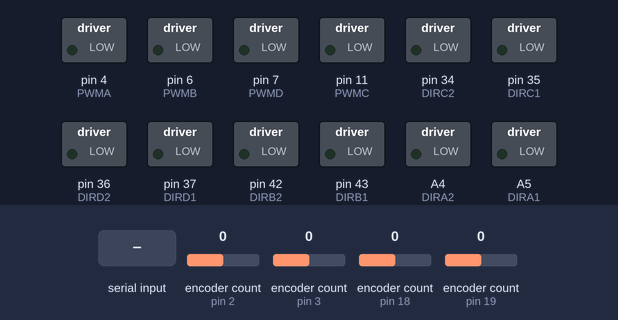
A sketch run on a simulated Arduino Mega 2560, built with avr-gcc and run on an emulated ATmega2560. Shown: switched loads named in the sketch (green lamp = pin HIGH). Inputs (shaded band) come from the test bench; at power-on: encoder count (sensors on pin 2, pin 3, pin 18, pin 19) 0. What the sketch prints to the serial monitor is not drawn.

Above: at 1.2 s.
1.3 s: "w\n" received over Serial
2.8 s: byte 119 ('w') received over Serial
At 3.4 s:
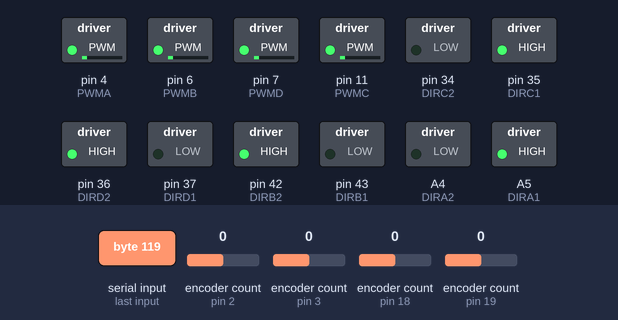
5.1 s: byte 115 ('s') received over Serial
At 5.5 s:
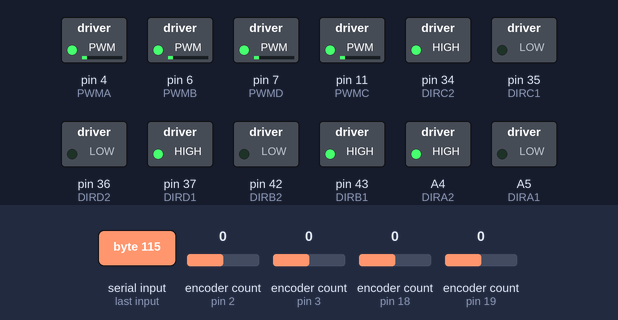
Timing chart, 0 to 8.1 s (numbered marks = the images above; inputs shaded):
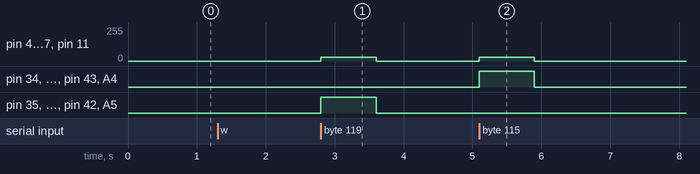

The sketch:

mobile_base.ino
```cpp
#include <Encoder.h>

// ===== 모터 핀 정의: 네가 확인한 정상 동작 핀 기준 =====
#define PWMA 4
#define DIRA1 A5
#define DIRA2 A4

#define PWMB 6
#define DIRB1 43
#define DIRB2 42

#define PWMC 11
#define DIRC1 35
#define DIRC2 34

#define PWMD 7
#define DIRD1 37
#define DIRD2 36

// ===== Encoder 핀 =====
// 실제 확인된 encoder 커넥터 기준
Encoder encA(18, 31);   // 실제 RF
Encoder encB(19, 38);   // 실제 LF, 부호 반대
Encoder encC(3, 49);    // 실제 RR
Encoder encD(2, A1);    // 실제 LR, 부호 반대

// ===== 속도 설정 =====
int Motor_PWM = 30;

// encoder 출력 주기
const unsigned long ENC_PERIOD_MS = 100;
unsigned long lastEncMs = 0;

// 명령 timeout: 키 입력 끊기면 자동 정지
const unsigned long CMD_TIMEOUT_MS = 800;
unsigned long lastCmdMs = 0;

// ===== 모터 제어 매크로: 네 기존 코드 그대로 =====
#define MOTORA_FORWARD(pwm)    do{digitalWrite(DIRA1,HIGH); digitalWrite(DIRA2,LOW);  analogWrite(PWMA,pwm);}while(0)
#define MOTORA_BACKOFF(pwm)    do{digitalWrite(DIRA1,LOW);  digitalWrite(DIRA2,HIGH); analogWrite(PWMA,pwm);}while(0)
#define MOTORA_STOP()          do{digitalWrite(DIRA1,LOW);  digitalWrite(DIRA2,LOW);  analogWrite(PWMA,0);}while(0)

#define MOTORB_FORWARD(pwm)    do{digitalWrite(DIRB1,LOW);  digitalWrite(DIRB2,HIGH); analogWrite(PWMB,pwm);}while(0)
#define MOTORB_BACKOFF(pwm)    do{digitalWrite(DIRB1,HIGH); digitalWrite(DIRB2,LOW);  analogWrite(PWMB,pwm);}while(0)
#define MOTORB_STOP()          do{digitalWrite(DIRB1,LOW);  digitalWrite(DIRB2,LOW);  analogWrite(PWMB,0);}while(0)

#define MOTORC_FORWARD(pwm)    do{digitalWrite(DIRC1,HIGH); digitalWrite(DIRC2,LOW);  analogWrite(PWMC,pwm);}while(0)
#define MOTORC_BACKOFF(pwm)    do{digitalWrite(DIRC1,LOW);  digitalWrite(DIRC2,HIGH); analogWrite(PWMC,pwm);}while(0)
#define MOTORC_STOP()          do{digitalWrite(DIRC1,LOW);  digitalWrite(DIRC2,LOW);  analogWrite(PWMC,0);}while(0)

#define MOTORD_FORWARD(pwm)    do{digitalWrite(DIRD1,LOW);  digitalWrite(DIRD2,HIGH); analogWrite(PWMD,pwm);}while(0)
#define MOTORD_BACKOFF(pwm)    do{digitalWrite(DIRD1,HIGH); digitalWrite(DIRD2,LOW);  analogWrite(PWMD,pwm);}while(0)
#define MOTORD_STOP()          do{digitalWrite(DIRD1,LOW);  digitalWrite(DIRD2,LOW);  analogWrite(PWMD,0);}while(0)

// ===== 기본 이동 =====
void moveForward() {
  MOTORA_FORWARD(Motor_PWM);
  MOTORB_FORWARD(Motor_PWM);
  MOTORC_FORWARD(Motor_PWM);
  MOTORD_FORWARD(Motor_PWM);
}

void moveBackward() {
  MOTORA_BACKOFF(Motor_PWM);
  MOTORB_BACKOFF(Motor_PWM);
  MOTORC_BACKOFF(Motor_PWM);
  MOTORD_BACKOFF(Motor_PWM);
}

void stopMotors() {
  MOTORA_STOP();
  MOTORB_STOP();
  MOTORC_STOP();
  MOTORD_STOP();
}

// ===== 회전 =====
void turnLeft() {
  MOTORA_BACKOFF(Motor_PWM);
  MOTORB_FORWARD(Motor_PWM);
  MOTORC_BACKOFF(Motor_PWM);
  MOTORD_FORWARD(Motor_PWM);
}

void turnRight() {
  MOTORA_FORWARD(Motor_PWM);
  MOTORB_BACKOFF(Motor_PWM);
  MOTORC_FORWARD(Motor_PWM);
  MOTORD_BACKOFF(Motor_PWM);
}

// ===== 메카넘 평행이동 =====
void strafeLeft() {
  MOTORA_BACKOFF(Motor_PWM);
  MOTORB_FORWARD(Motor_PWM);
  MOTORC_FORWARD(Motor_PWM);
  MOTORD_BACKOFF(Motor_PWM);
}

void strafeRight() {
  MOTORA_FORWARD(Motor_PWM);
  MOTORB_BACKOFF(Motor_PWM);
  MOTORC_BACKOFF(Motor_PWM);
  MOTORD_FORWARD(Motor_PWM);
}

// ===== 대각선 =====
void diagFrontLeft() {
  MOTORA_STOP();
  MOTORB_FORWARD(Motor_PWM);
  MOTORC_FORWARD(Motor_PWM);
  MOTORD_STOP();
}

void diagFrontRight() {
  MOTORA_FORWARD(Motor_PWM);
  MOTORB_STOP();
  MOTORC_STOP();
  MOTORD_FORWARD(Motor_PWM);
}

void diagBackLeft() {
  MOTORA_BACKOFF(Motor_PWM);
  MOTORB_STOP();
  MOTORC_STOP();
  MOTORD_BACKOFF(Motor_PWM);
}

void diagBackRight() {
  MOTORA_STOP();
  MOTORB_BACKOFF(Motor_PWM);
  MOTORC_BACKOFF(Motor_PWM);
  MOTORD_STOP();
}

// ===== Encoder 출력 =====
// 최종 출력: ENC LF RF LR RR
void publishEncoder() {
  long rawA = encA.read();     // 실제 RF
  long rawB = -encB.read();    // 실제 LF
  long rawC = encC.read();     // 실제 RR
  long rawD = -encD.read();    // 실제 LR

  long lf = rawB;
  long rf = rawA;
  long lr = rawD;
  long rr = rawC;

  Serial.print("ENC ");
  Serial.print(lf);
  Serial.print(" ");
  Serial.print(rf);
  Serial.print(" ");
  Serial.print(lr);
  Serial.print(" ");
  Serial.println(rr);
}

// ===== 명령 처리 =====
void handleCommand(char cmd) {
  if (cmd == '\n' || cmd == '\r') return;

  switch (cmd) {
    case 'w': case 'W':
      moveForward();
      lastCmdMs = millis();
      break;

    case 's': case 'S':
      moveBackward();
      lastCmdMs = millis();
      break;

    case 'a': case 'A':
      turnLeft();
      lastCmdMs = millis();
      break;

    case 'd': case 'D':
      turnRight();
      lastCmdMs = millis();
      break;

    case 'q': case 'Q':
      strafeLeft();
      lastCmdMs = millis();
      break;

    case 'e': case 'E':
      strafeRight();
      lastCmdMs = millis();
      break;

    case 'r': case 'R':
      diagFrontLeft();
      lastCmdMs = millis();
      break;

    case 't': case 'T':
      diagFrontRight();
      lastCmdMs = millis();
      break;

    case 'f': case 'F':
      diagBackLeft();
      lastCmdMs = millis();
      break;

    case 'g': case 'G':
      diagBackRight();
      lastCmdMs = millis();
      break;

    case 'x': case 'X':
      stopMotors();
      break;

    case 'l': case 'L':
      Motor_PWM += 10;
      if (Motor_PWM > 255) Motor_PWM = 255;
      break;

    case 'm': case 'M':
      Motor_PWM -= 10;
      if (Motor_PWM < 0) Motor_PWM = 0;
      break;
  }
}

// ===== 초기 설정 =====
void setup() {
  Serial.begin(115200);

  pinMode(PWMA, OUTPUT);
  pinMode(DIRA1, OUTPUT);
  pinMode(DIRA2, OUTPUT);

  pinMode(PWMB, OUTPUT);
  pinMode(DIRB1, OUTPUT);
  pinMode(DIRB2, OUTPUT);

  pinMode(PWMC, OUTPUT);
  pinMode(DIRC1, OUTPUT);
  pinMode(DIRC2, OUTPUT);

  pinMode(PWMD, OUTPUT);
  pinMode(DIRD1, OUTPUT);
  pinMode(DIRD2, OUTPUT);

  stopMotors();

  lastCmdMs = millis();
  lastEncMs = millis();

  Serial.println("READY TELEOP_WITH_ENCODER");
  Serial.println("FORMAT: ENC LF RF LR RR");
}

// ===== 메인 루프 =====
void loop() {
  unsigned long now = millis();

  while (Serial.available()) {
    char cmd = Serial.read();
    handleCommand(cmd);
  }

  // 명령 끊기면 자동 정지
  if (now - lastCmdMs > CMD_TIMEOUT_MS) {
    stopMotors();
  }

  // encoder 출력
  if (now - lastEncMs >= ENC_PERIOD_MS) {
    lastEncMs = now;
    publishEncoder();
  }
}
```

Measured:
- after the input at 2.8 s, pin 4 (PWMA), pin 6 (PWMB), pin 7 (PWMD), pin 11 (PWMC): 0/255 → 30/255 at once, → 0/255 0.80 s later; pin 35 (DIRC1), pin 36 (DIRD2), pin 42 (DIRB2), A5 (DIRA1): LOW → HIGH at once, → LOW 0.80 s later
- after the input at 5.1 s, pin 4 (PWMA), pin 6 (PWMB), pin 7 (PWMD), pin 11 (PWMC): 0/255 → 30/255 at once, → 0/255 0.80 s later; pin 34 (DIRC2), pin 37 (DIRD1), pin 43 (DIRB1), A4 (DIRA2): LOW → HIGH at once, → LOW 0.80 s later
